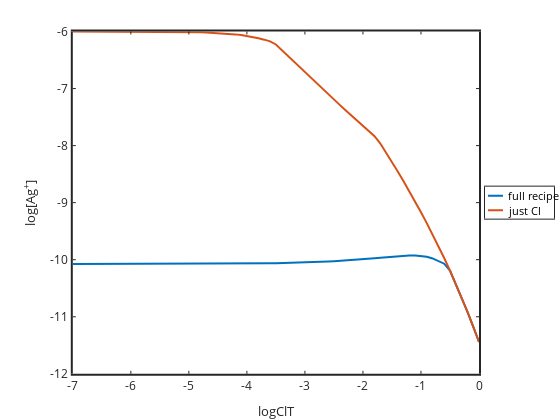

The code cell stored with this chart in its notebook:
### Markdown cell above
# plot soluble species

### Code cell
%h=plot(log10(ClT),log10(Ag),log10(ClT),log10(AgCls),log10(ClT),log10(AgCl),log10(ClT),log10(AgCl2),log10(ClT),log10(AgCl3),log10(ClT),log10(AgCl4));
h=plot(logClT,log10(Ag),logClT,log10(Agsimple));
%h=plot(logBrT,log10(I));

set(h,'linewidth',2);
set(gca,'linewidth',2,'fontsize',12);
xlabel('logClT'); ylabel('log[Ag^+]');
legend('full recipe','just Cl','location','eastoutside')
%axis([-12 0 -40 -1])
%exportforplot=[...
%log10(Ag)' log10(Cl)' log10(AgCls)' log10(AgCl)' log10(AgCl2)' log10(AgCl3)' log10(AgCl4)'
%]

### Figure 1 — Plotly figure (JSON) as saved in the notebook; plotly's stock layout.template omitted (floating-point values rounded to 4 significant figures)
{"data": [{"line": {"color": "rgb(0,113,188)", "dash": "solid", "width": 2}, "marker": {"color": "rgb(0,113,188)", "line": {"color": "rgb(0,113,188)"}, "size": 6, "symbol": "none"}, "mode": "lines", "name": "full recipe", "showlegend": true, "type": "scatter", "visibility": true, "x": [-7, -6.9, -6.8, -6.7, -6.6, -6.5, -6.4, -6.3, -6.2, -6.1, -6, -5.9, -5.8, -5.7, -5.6, -5.5, -5.4, -5.3, -5.2, -5.1, -5, -4.9, -4.8, -4.7, -4.6, -4.5, -4.4, -4.3, -4.2, -4.1, -4, -3.9, -3.8, -3.7, -3.6, -3.5, -3.4, -3.3, -3.2, -3.1, -3, -2.9, -2.8, -2.7, -2.6, -2.5, -2.4, -2.3, -2.2, -2.1, -2, -1.9, -1.8, -1.7, -1.6, -1.5, -1.4, -1.3, -1.2, -1.1, -1, -0.9, -0.8, -0.7, -0.6, -0.5, -0.4, -0.3, -0.2, -0.1, 0], "xaxis": "x", "y": [-10.08, -10.08, -10.08, -10.08, -10.08, -10.08, -10.08, -10.08, -10.08, -10.08, -10.08, -10.08, -10.08, -10.08, -10.08, -10.08, -10.08, -10.08, -10.08, -10.08, -10.08, -10.08, -10.07, -10.07, -10.07, -10.07, -10.07, -10.07, -10.07, -10.07, -10.07, -10.07, -10.07, -10.07, -10.06, -10.06, -10.06, -10.06, -10.06, -10.05, -10.05, -10.05, -10.04, -10.04, -10.03, -10.03, -10.02, -10.01, -10.01, -10.0, -9.992, -9.983, -9.974, -9.964, -9.954, -9.945, -9.937, -9.93, -9.926, -9.927, -9.934, -9.95, -9.977, -10.02, -10.07, -10.19, -10.42, -10.66, -10.91, -11.17, -11.44], "yaxis": "y"}, {"line": {"color": "rgb(216,82,24)", "dash": "solid", "width": 2}, "marker": {"color": "rgb(216,82,24)", "line": {"color": "rgb(216,82,24)"}, "size": 6, "symbol": "none"}, "mode": "lines", "name": "just Cl", "showlegend": true, "type": "scatter", "visibility": true, "x": [-7, -6.9, -6.8, -6.7, -6.6, -6.5, -6.4, -6.3, -6.2, -6.1, -6, -5.9, -5.8, -5.7, -5.6, -5.5, -5.4, -5.3, -5.2, -5.1, -5, -4.9, -4.8, -4.7, -4.6, -4.5, -4.4, -4.3, -4.2, -4.1, -4, -3.9, -3.8, -3.7, -3.6, -3.5, -3.4, -3.3, -3.2, -3.1, -3, -2.9, -2.8, -2.7, -2.6, -2.5, -2.4, -2.3, -2.2, -2.1, -2, -1.9, -1.8, -1.7, -1.6, -1.5, -1.4, -1.3, -1.2, -1.1, -1, -0.9, -0.8, -0.7, -0.6, -0.5, -0.4, -0.3, -0.2, -0.1, 0], "xaxis": "x", "y": [-6.0, -6.0, -6.0, -6.0, -6.0, -6.0, -6.0, -6.0, -6.001, -6.001, -6.001, -6.001, -6.001, -6.002, -6.002, -6.003, -6.003, -6.004, -6.005, -6.007, -6.008, -6.011, -6.013, -6.017, -6.021, -6.026, -6.033, -6.041, -6.051, -6.063, -6.077, -6.095, -6.117, -6.143, -6.174, -6.227, -6.325, -6.423, -6.52, -6.617, -6.714, -6.81, -6.906, -7.002, -7.097, -7.192, -7.286, -7.379, -7.472, -7.564, -7.656, -7.746, -7.836, -7.964, -8.122, -8.285, -8.452, -8.625, -8.801, -8.982, -9.168, -9.358, -9.555, -9.758, -9.97, -10.19, -10.42, -10.66, -10.91, -11.17, -11.44], "yaxis": "y"}, {"hoverinfo": "none", "line": {"color": "rgb(0,113,188)", "dash": "solid", "width": 2}, "marker": {"color": "rgb(0,113,188)", "line": {"color": "rgb(0,113,188)"}, "size": 6, "symbol": "none"}, "mode": "lines", "name": "", "showlegend": false, "type": "scatter", "visibility": true, "x": [3, 18], "xaxis": "x2", "y": [9, 9], "yaxis": "y2"}, {"hoverinfo": "none", "line": {"color": "rgb(216,82,24)", "dash": "solid", "width": 2}, "marker": {"color": "rgb(216,82,24)", "line": {"color": "rgb(216,82,24)"}, "size": 6, "symbol": "none"}, "mode": "lines", "name": "", "showlegend": false, "type": "scatter", "visibility": true, "x": [3, 18], "xaxis": "x2", "y": [23.5, 23.5], "yaxis": "y2"}], "layout": {"annotations": [{"font": {"color": "rgb(0, 0, 0)", "size": 10.8}, "showarrow": false, "text": "full recipe", "x": 21, "xanchor": "left", "xref": "x2", "y": 9, "yanchor": "middle", "yref": "y2"}, {"font": {"color": "rgb(0, 0, 0)", "size": 10.8}, "showarrow": false, "text": "just Cl", "x": 21, "xanchor": "left", "xref": "x2", "y": 23.5, "yanchor": "middle", "yref": "y2"}], "height": 420, "hovermode": "closest", "margin": {"b": 0, "l": 0, "r": 0, "t": 0}, "plot_bgcolor": "rgba(0, 0, 0, 0)", "showlegend": false, "width": 560, "xaxis": {"anchor": "y", "autorange": false, "domain": [0.13, 0.8554], "exponentformat": "none", "gridcolor": "rgba(38,38,38,0.15)", "gridwidth": 2, "linecolor": "rgb(38,38,38)", "linewidth": 2, "mirror": "ticks", "range": [-7, 0], "showgrid": false, "showline": true, "side": "bottom", "spikedash": "solid", "spikemode": "across", "spikesides": false, "spikethickness": 1, "tickangle": 0, "tickcolor": "rgb(38,38,38)", "tickfont": {"color": "rgb(38,38,38)", "size": 12}, "ticklen": 3, "ticks": "inside", "ticktext": ["-7", "-6", "-5", "-4", "-3", "-2", "-1", "0"], "tickvals": [-7, -6, -5, -4, -3, -2, -1, 0], "title": {"font": {"color": "rgb(38,38,38)", "size": 13.2}, "text": "logClT"}, "type": "linear", "visible": true, "zeroline": false}, "xaxis2": {"anchor": "y2", "autorange": false, "domain": [0.8661, 0.9893], "exponentformat": "none", "fixedrange": true, "gridcolor": "rgba(38,38,38,0.15)", "gridwidth": 1, "linecolor": "rgb(38,38,38)", "linewidth": 1, "mirror": true, "range": [0, 69], "showgrid": false, "showline": true, "showspikes": false, "side": "bottom", "spikedash": "solid", "spikemode": "across", "spikesides": false, "spikethickness": 1, "tickangle": 0, "tickcolor": "rgb(38,38,38)", "tickfont": {"color": "rgb(38,38,38)", "size": 10.8}, "ticklen": 3, "ticks": "", "ticktext": [], "tickvals": [], "title": {"font": {"color": "rgb(0, 0, 0)", "size": 11.88}, "text": ""}, "type": "linear", "visible": true, "zeroline": false}, "yaxis": {"anchor": "x", "autorange": false, "domain": [0.11, 0.925], "exponentformat": "none", "gridcolor": "rgba(38,38,38,0.15)", "gridwidth": 2, "linecolor": "rgb(38,38,38)", "linewidth": 2, "mirror": "ticks", "range": [-12, -6], "showgrid": false, "showline": true, "side": "left", "spikedash": "solid", "spikemode": "across", "spikesides": false, "spikethickness": 1, "tickangle": 0, "tickcolor": "rgb(38,38,38)", "tickfont": {"color": "rgb(38,38,38)", "size": 12}, "ticklen": 3, "ticks": "inside", "ticktext": ["-12", "-11", "-10", "-9", "-8", "-7", "-6"], "tickvals": [-12, -11, -10, -9, -8, -7, -6], "title": {"font": {"color": "rgb(38,38,38)", "size": 13.2}, "text": "log[Ag<sup>+</sup>]"}, "type": "linear", "visible": true, "zeroline": false}, "yaxis2": {"anchor": "x2", "autorange": false, "domain": [0.4794, 0.5556], "exponentformat": "none", "fixedrange": true, "gridcolor": "rgba(38,38,38,0.15)", "gridwidth": 1, "linecolor": "rgb(38,38,38)", "linewidth": 1, "mirror": true, "range": [32, 0], "showgrid": false, "showline": true, "showspikes": false, "side": "left", "spikedash": "solid", "spikemode": "across", "spikesides": false, "spikethickness": 1, "tickangle": 0, "tickcolor": "rgb(38,38,38)", "tickfont": {"color": "rgb(38,38,38)", "size": 10.8}, "ticklen": 3, "ticks": "", "ticktext": [], "tickvals": [], "title": {"font": {"color": "rgb(0, 0, 0)", "size": 11.88}, "text": ""}, "type": "linear", "visible": true, "zeroline": false}}}
